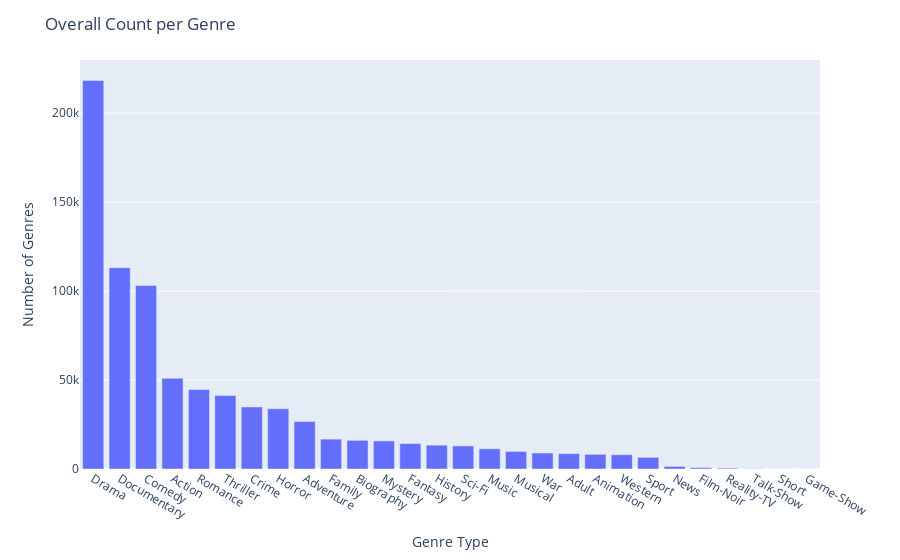

Notebook code for this chart:
### Markdown cell above
## 2. What are the most popular genres of movies?

The genres column in our dataset can be comprised of several genres separated by a comma. In order to look at their frequency, we'll split each genre row into new columns and count up the occurrences. Plotting this result, we see that `Drama` is by far the most popular.

### Code cell
genres_df = merged_df['genres'].str.split(',', expand = True)
genres_count = pd.DataFrame(pd.Series(genres_df.squeeze().values.ravel()).value_counts())
genres_count.rename(columns = {0:'Genre'}, inplace = True)
fig = px.bar(genres_count)
fig.update_layout(title = 'Overall Count per Genre', xaxis_title = 'Genre Type', yaxis_title='Number of Genres', showlegend = False)

### Figure 1 — Plotly figure (JSON) as saved in the notebook; plotly's stock layout.template omitted (floating-point values rounded to 4 significant figures)
{"data": [{"alignmentgroup": "True", "hovertemplate": "variable=Genre<br>index=%{x}<br>value=%{y}<extra></extra>", "legendgroup": "Genre", "marker": {"color": "#636efa", "pattern": {"shape": ""}}, "name": "Genre", "offsetgroup": "Genre", "orientation": "v", "showlegend": true, "textposition": "auto", "type": "bar", "x": ["Drama", "Documentary", "Comedy", "Action", "Romance", "Thriller", "Crime", "Horror", "Adventure", "Family", "Biography", "Mystery", "Fantasy", "History", "Sci-Fi", "Music", "Musical", "War", "Adult", "Animation", "Western", "Sport", "News", "Film-Noir", "Reality-TV", "Talk-Show", "Short", "Game-Show"], "xaxis": "x", "y": [218347, 113129, 103151, 51016, 44689, 41301, 34861, 33836, 26625, 16785, 16113, 15772, 14305, 13390, 12967, 11349, 9875, 9010, 8615, 8249, 8022, 6549, 1431, 766, 466, 147, 57, 23], "yaxis": "y"}], "layout": {"barmode": "relative", "legend": {"title": {"text": "variable"}, "tracegroupgap": 0}, "margin": {"t": 60}, "showlegend": false, "title": {"text": "Overall Count per Genre"}, "xaxis": {"anchor": "y", "domain": [0, 1], "title": {"text": "Genre Type"}}, "yaxis": {"anchor": "x", "domain": [0, 1], "title": {"text": "Number of Genres"}}}}
